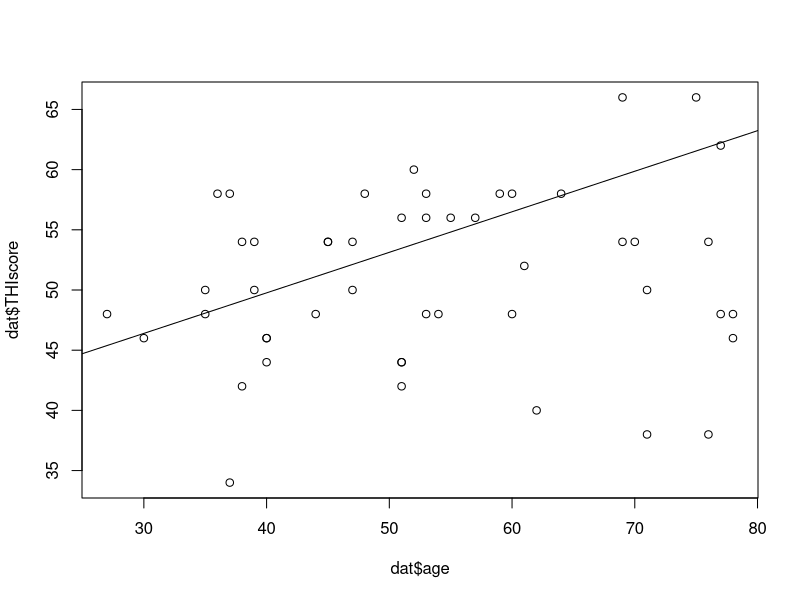
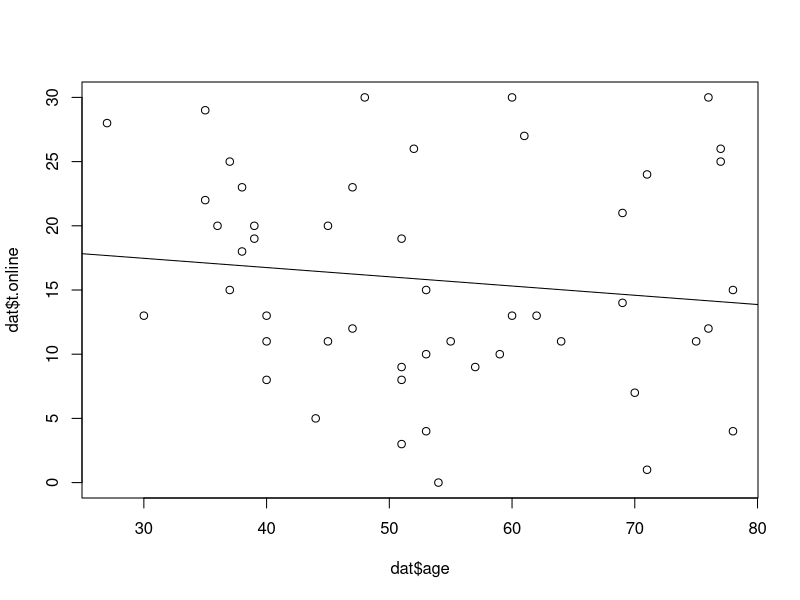

The R source for these figures, in order:

# Load packages ======================================================
library(readr)
library(arsenal)

# Read in data and specify format for some variables =================
dat <- read_csv("data/Data.csv", col_types = cols(logindate = col_date(format = "%Y-%m-%d"),  # Specify date format
                                                  logintime = col_time(format = "%H:%M:%S"),  # Specify time format
                                                  logofftime = col_time(format = "%H:%M:%S")))# Specify time format

# Inspect data =======================================================
head(dat)

#Create list of names that match names of THI items in data ==========
THI.names <- paste("THI", seq(1:25), sep="_")

# Specify/rename variable types and labels ===========================

# Factor (categorical variables)
dat$item.1 <- factor(dat$item.1, levels = c(1,2), labels = c("M", "F"))
dat$item.3 <- factor(dat$item.3, levels = c(1,2,3,4), labels = c("No", "Sometimes", "Often", "Always"))

# Rename variables
names(dat)[names(dat) == "item.1"] <- "sex"
names(dat)[names(dat) == "item.2"] <- "age"
names(dat)[names(dat) == "item.3"] <- "hearing"

# Calculate new variables of interest ================================
dat$THIscore <- apply(dat[,THI.names], 1, FUN=sum)
dat$t.online <- as.numeric((dat$logofftime - dat$logintime)/60) #divide by 60 for minutes

# Descriptive table using the arsenal-package function tableby() =====
tab1 <- tableby(sex ~ age + hearing + THIscore, data = dat, digits = 2)

summary(tab1, text = TRUE)

# Plot THI score as function of age ==================================
plot(dat$age, dat$THIscore) #Scatter plot
abline(lm(dat$age ~ dat$THIscore)) #Linear regression line

# Calculate linear regression model for age ~ THIscore
lin.mod1 <- lm(dat$age ~ dat$THIscore)
summary(lin.mod1)

# Plot time online as function of age ================================
plot(dat$age, dat$t.online) #Scatter plot
abline(lm(dat$t.online ~ dat$age)) #Linear regression line

# Calculate linear regression model for time online ~ age
lin.mod2 <- lm(dat$t.online ~ dat$age)
summary(lin.mod2)
